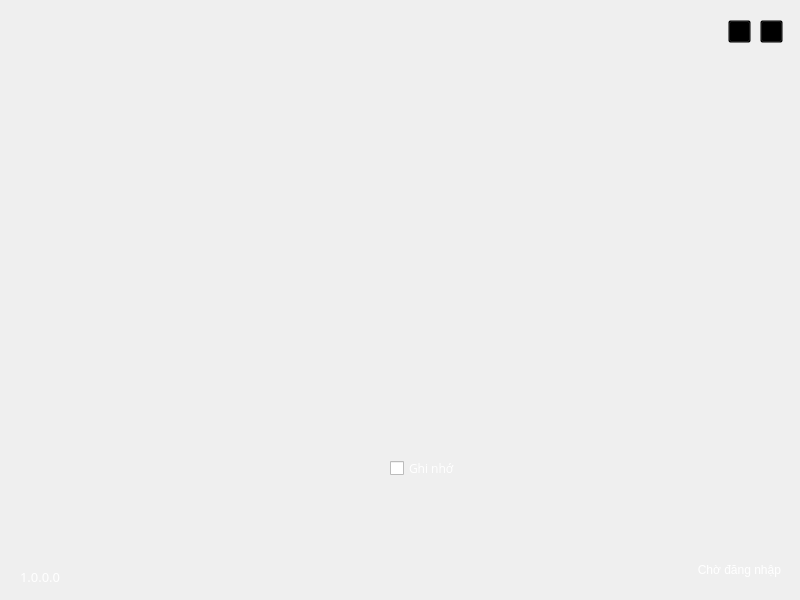
<?xml version="1.0" encoding="UTF-8"?>
<ui version="4.0">
 <class>MainWindow</class>
 <widget class="QMainWindow" name="MainWindow">
  <property name="geometry">
   <rect>
    <x>0</x>
    <y>0</y>
    <width>800</width>
    <height>600</height>
   </rect>
  </property>
  <property name="minimumSize">
   <size>
    <width>800</width>
    <height>600</height>
   </size>
  </property>
  <property name="maximumSize">
   <size>
    <width>800</width>
    <height>600</height>
   </size>
  </property>
  <property name="windowTitle">
   <string>Instathread</string>
  </property>
  <property name="windowIcon">
   <iconset>
    <normaloff>:/Iconshortcut/IconShortcut.ico</normaloff>:/Iconshortcut/IconShortcut.ico</iconset>
  </property>
  <widget class="QWidget" name="centralwidget">
   <layout class="QGridLayout" name="gridLayout">
    <property name="leftMargin">
     <number>0</number>
    </property>
    <property name="topMargin">
     <number>0</number>
    </property>
    <property name="rightMargin">
     <number>0</number>
    </property>
    <property name="bottomMargin">
     <number>0</number>
    </property>
    <item row="0" column="0">
     <widget class="QWidget" name="widget" native="true">
      <property name="styleSheet">
       <string notr="true">QWidget#widget {
    background-image:url(:/img/loginForm.png);
    background-repeat: no-repeat;
    background-position: center;
    background-size: contain; 
}</string>
      </property>
      <widget class="QLineEdit" name="username">
       <property name="geometry">
        <rect>
         <x>400</x>
         <y>297</y>
         <width>341</width>
         <height>41</height>
        </rect>
       </property>
       <property name="font">
        <font>
         <family>Montserrat Medium</family>
         <italic>true</italic>
        </font>
       </property>
       <property name="styleSheet">
        <string notr="true">background:transparent;
border:0;
color:white</string>
       </property>
      </widget>
      <widget class="QLineEdit" name="password">
       <property name="geometry">
        <rect>
         <x>400</x>
         <y>407</y>
         <width>341</width>
         <height>41</height>
        </rect>
       </property>
       <property name="font">
        <font>
         <family>Montserrat Medium</family>
         <italic>false</italic>
        </font>
       </property>
       <property name="styleSheet">
        <string notr="true">background:transparent;
border:0;
color:white</string>
       </property>
       <property name="echoMode">
        <enum>QLineEdit::Password</enum>
       </property>
      </widget>
      <widget class="QPushButton" name="loginBtn">
       <property name="geometry">
        <rect>
         <x>470</x>
         <y>490</y>
         <width>181</width>
         <height>51</height>
        </rect>
       </property>
       <property name="styleSheet">
        <string notr="true">background:transparent;
border:0;
</string>
       </property>
       <property name="text">
        <string/>
       </property>
      </widget>
      <widget class="QLabel" name="label">
       <property name="geometry">
        <rect>
         <x>20</x>
         <y>570</y>
         <width>47</width>
         <height>13</height>
        </rect>
       </property>
       <property name="font">
        <font>
         <family>Montserrat Medium</family>
         <pointsize>10</pointsize>
        </font>
       </property>
       <property name="styleSheet">
        <string notr="true">color:white</string>
       </property>
       <property name="text">
        <string>1.0.0.0</string>
       </property>
      </widget>
      <widget class="QLabel" name="label_2">
       <property name="geometry">
        <rect>
         <x>470</x>
         <y>560</y>
         <width>311</width>
         <height>20</height>
        </rect>
       </property>
       <property name="styleSheet">
        <string notr="true">color:white</string>
       </property>
       <property name="text">
        <string>Chờ đăng nhập</string>
       </property>
       <property name="alignment">
        <set>Qt::AlignRight|Qt::AlignTrailing|Qt::AlignVCenter</set>
       </property>
      </widget>
      <widget class="QPushButton" name="closeBtn">
       <property name="geometry">
        <rect>
         <x>760</x>
         <y>20</y>
         <width>23</width>
         <height>23</height>
        </rect>
       </property>
       <property name="minimumSize">
        <size>
         <width>23</width>
         <height>23</height>
        </size>
       </property>
       <property name="maximumSize">
        <size>
         <width>23</width>
         <height>23</height>
        </size>
       </property>
       <property name="styleSheet">
        <string notr="true">background: transparent</string>
       </property>
       <property name="text">
        <string/>
       </property>
       <property name="icon">
        <iconset resource="../resource.qrc">
         <normaloff>:/iconBtn/closeBtn.png</normaloff>:/iconBtn/closeBtn.png</iconset>
       </property>
      </widget>
      <widget class="QPushButton" name="minimizeBtn">
       <property name="geometry">
        <rect>
         <x>728</x>
         <y>20</y>
         <width>23</width>
         <height>23</height>
        </rect>
       </property>
       <property name="minimumSize">
        <size>
         <width>23</width>
         <height>23</height>
        </size>
       </property>
       <property name="maximumSize">
        <size>
         <width>23</width>
         <height>23</height>
        </size>
       </property>
       <property name="styleSheet">
        <string notr="true">background: transparent</string>
       </property>
       <property name="text">
        <string/>
       </property>
       <property name="icon">
        <iconset resource="../resource.qrc">
         <normaloff>:/iconBtn/minimizeBtn.png</normaloff>:/iconBtn/minimizeBtn.png</iconset>
       </property>
      </widget>
      <widget class="QCheckBox" name="rememberLoginBtn">
       <property name="geometry">
        <rect>
         <x>390</x>
         <y>460</y>
         <width>70</width>
         <height>17</height>
        </rect>
       </property>
       <property name="font">
        <font>
         <family>Open Sans</family>
         <weight>50</weight>
         <bold>false</bold>
        </font>
       </property>
       <property name="styleSheet">
        <string notr="true">color: rgb(255, 255, 255)</string>
       </property>
       <property name="text">
        <string>Ghi nhớ</string>
       </property>
      </widget>
     </widget>
    </item>
   </layout>
  </widget>
 </widget>
 <resources>
  <include location="../resource.qrc"/>
 </resources>
 <connections/>
</ui>
